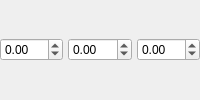
                <widget class="QFrame" name="frTerrainPosition">
                 <layout class="QHBoxLayout" name="hlTerrainPosition">
                  <property name="spacing">
                   <number>5</number>
                  </property>
                  <property name="leftMargin">
                   <number>0</number>
                  </property>
                  <property name="topMargin">
                   <number>0</number>
                  </property>
                  <property name="rightMargin">
                   <number>0</number>
                  </property>
                  <property name="bottomMargin">
                   <number>0</number>
                  </property>
                  <item>
                   <widget class="QDoubleSpinBox" name="dsTerrainPosX">
                    <property name="sizePolicy">
                     <sizepolicy hsizetype="Ignored" vsizetype="Fixed">
                      <horstretch>0</horstretch>
                      <verstretch>0</verstretch>
                     </sizepolicy>
                    </property>
                    <property name="minimum">
                     <double>-1000000.000000000000000</double>
                    </property>
                    <property name="maximum">
                     <double>1000000.000000000000000</double>
                    </property>
                   </widget>
                  </item>
                  <item>
                   <widget class="QDoubleSpinBox" name="dsTerrainPosY">
                    <property name="sizePolicy">
                     <sizepolicy hsizetype="Ignored" vsizetype="Fixed">
                      <horstretch>0</horstretch>
                      <verstretch>0</verstretch>
                     </sizepolicy>
                    </property>
                    <property name="minimum">
                     <double>-1000000.000000000000000</double>
                    </property>
                    <property name="maximum">
                     <double>1000000.000000000000000</double>
                    </property>
                   </widget>
                  </item>
                  <item>
                   <widget class="QDoubleSpinBox" name="dsTerrainPosZ">
                    <property name="sizePolicy">
                     <sizepolicy hsizetype="Ignored" vsizetype="Fixed">
                      <horstretch>0</horstretch>
                      <verstretch>0</verstretch>
                     </sizepolicy>
                    </property>
                    <property name="minimum">
                     <double>-1000000.000000000000000</double>
                    </property>
                    <property name="maximum">
                     <double>1000000.000000000000000</double>
                    </property>
                   </widget>
                  </item>
                 </layout>
                </widget>
